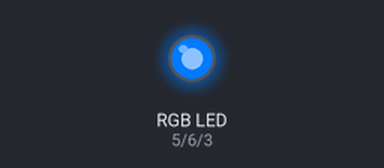
A sketch run on a simulated Arduino Uno, built with avr-gcc and run on an emulated ATmega328P. Parts: an RGB LED mixed from three pins (HIGH = lit). Dim RGB values are drawn brighter than linear; random numbers use the default seed unless the sketch sets one.

Above: at 0.1 s.
At 4.9 s:
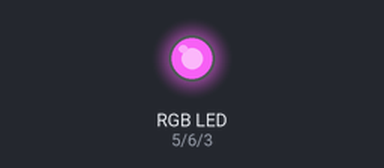
At 9.91 s:
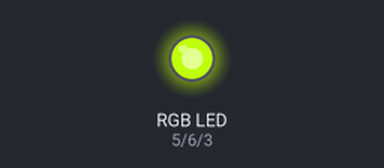
At 19.93 s:
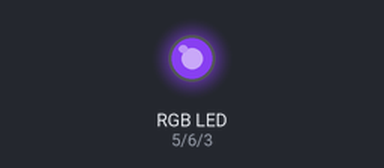
At 29.94 s:
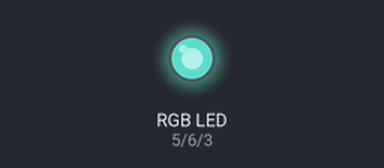
At 39.76 s:
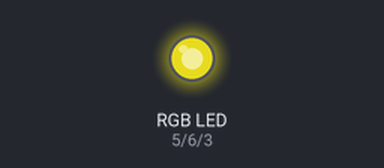
Timing chart, 0 to 40.0 s (numbered marks = the images above):
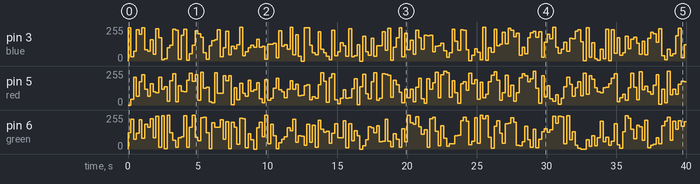

The sketch:

sketch_dec19a.ino
```cpp
int red = 5;
int green = 6;
int blue = 3;

void setup() {
  pinMode(red, OUTPUT);
  pinMode(green, OUTPUT);
  pinMode(blue, OUTPUT);

  randomSeed(1023);
}

void loop() {
  while (true) {
    analogWrite(red, random(0, 1023));
    analogWrite(green, random(0, 1023));
    analogWrite(blue, random(0, 1023));

    delay(200);
  }

}
```

Measured:
- by itself, pin 5 (red): 0/255 → 42/255 at 0.20 s, → 207/255 0.20 s later, → 67/255 0.20 s later, → 173/255 0.20 s later, … (199 changes in this stretch)
- by itself, pin 3 (blue): 0/255 → 251/255 at 0.00 s, → 32/255 0.20 s later, → 73/255 0.20 s later, → 236/255 0.20 s later, … (199 changes in this stretch)
